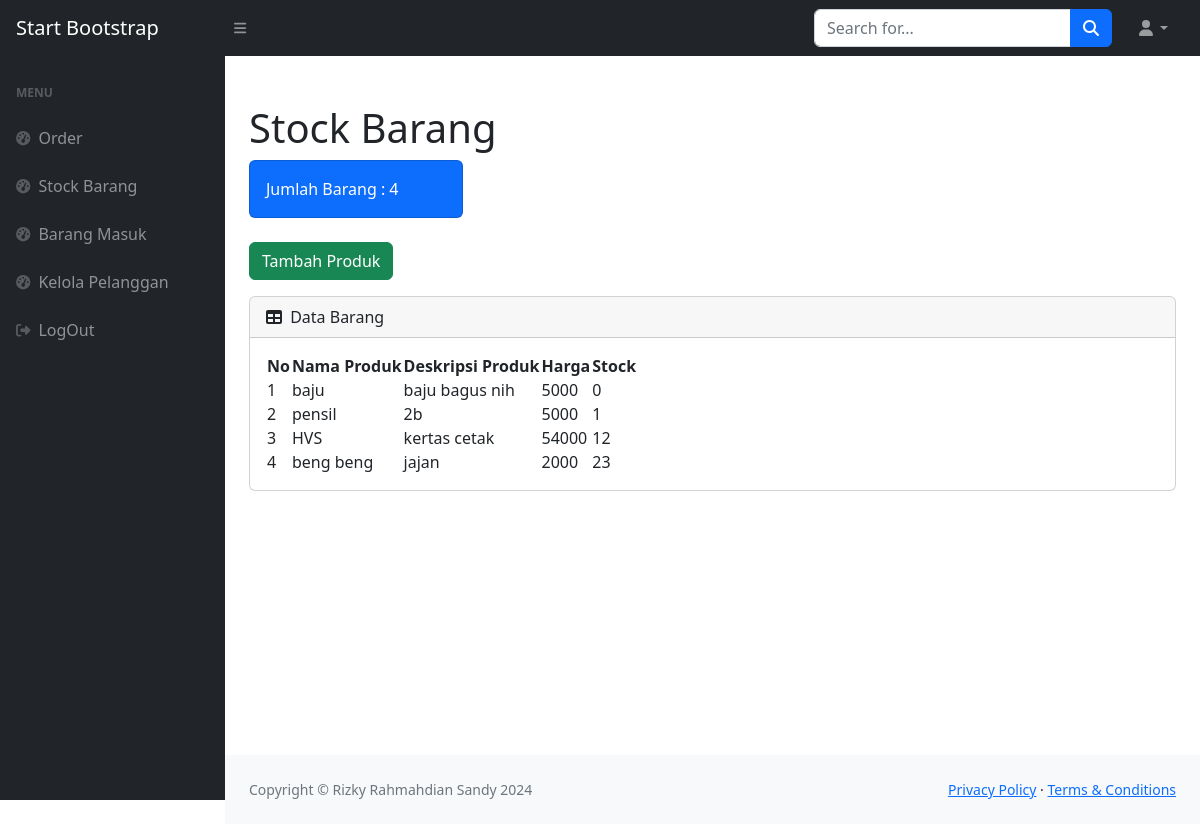
The app's page /stock.php (signed in) with its own data.
### tables this page shows
CREATE TABLE `produk` (
  `id_produk` int(11) NOT NULL,
  `nama_produk` varchar(35) NOT NULL,
  `deskripsi` varchar(35) NOT NULL,
  `harga` int(11) NOT NULL,
  `stock` int(11) NOT NULL
);

### stock.php (the view, shortened to what this page needs)
<?php
require('function.php') ; require('ceklogin.php');
$barang= mysqli_query($koneksi, "SELECT * FROM produk");
$h2 = mysqli_num_rows($barang);
?>
<?php require('template/header.php');?>
    <body class="sb-nav-fixed">
        <nav class="sb-topnav navbar navbar-expand navbar-dark bg-dark">
            <a class="navbar-brand ps-3" href="index.php">Start Bootstrap</a>
            <button class="btn btn-link btn-sm order-1 order-lg-0 me-4 me-lg-0" id="sidebarToggle" href="#!"><i class="fas fa-bars"></i></button>
            <form class="d-none d-md-inline-block form-inline ms-auto me-0 me-md-3 my-2 my-md-0">
                <div class="input-group">
                    <input class="form-control" type="text" placeholder="Search for..." aria-label="Search for..." aria-describedby="btnNavbarSearch" />
                    <button class="btn btn-primary" id="btnNavbarSearch" type="button"><i class="fas fa-search"></i></button>
                </div>
            </form>
            <ul class="navbar-nav ms-auto ms-md-0 me-3 me-lg-4">
                <li class="nav-item dropdown">
                    <a class="nav-link dropdown-toggle" id="navbarDropdown" href="#" role="button" data-bs-toggle="dropdown" aria-expanded="false"><i class="fas fa-user fa-fw"></i></a>
                </li>
            </ul>
        </nav>
        <div id="layoutSidenav">
            <div id="layoutSidenav_nav">
                <nav class="sb-sidenav accordion sb-sidenav-dark" id="sidenavAccordion">
                    <div class="sb-sidenav-menu">
                        <div class="nav">
                            <div class="sb-sidenav-menu-heading">Menu</div>
                            <a class="nav-link" href="index.php">
                                <div class="sb-nav-link-icon"><i class="fas fa-tachometer-alt"></i></div>
                                Order
                            </a>
                            <a class="nav-link" href="stock.php">
                                <div class="sb-nav-link-icon"><i class="fas fa-tachometer-alt"></i></div>
                                Stock Barang
                            </a>
                            <a class="nav-link" href="masuk.php">
                                <div class="sb-nav-link-icon"><i class="fas fa-tachometer-alt"></i></div>
                                Barang Masuk
                            </a>
                            <a class="nav-link" href="pelanggan.php">
                                <div class="sb-nav-link-icon"><i class="fas fa-tachometer-alt"></i></div>
                                Kelola Pelanggan
                            </a>
                            <a class="nav-link" href="logout.php">
                                <div class="sb-nav-link-icon"><i class="fas fa-sign-out-alt"></i></div>
                                LogOut
                            </a>
                        </div>
                    </div>
                </nav>
            </div>
            <div id="layoutSidenav_content">
                <main>
                    <div class="container-fluid px-4">
                        <h1 class="mt-4">Stock Barang</h1>
                        <div class="row">
                            <div class="col-xl-3 col-md-6">
                                <div class="card bg-primary text-white mb-4">
                                    <div class="card-body">Jumlah Barang : <?= $h2; ?> </div>
                                </div>
                                <button type="button" class="btn btn-success" data-bs-toggle="modal" data-bs-target="#myModal">Tambah Produk</button>
                            </div>
                        </div>
                        <div class="card mb-4">
                            <div class="card-header">
                                <i class="fas fa-table me-1"></i>
                                Data Barang
                            </div>
                            <div class="card-body">
                                <table id="datatablesSimple">
                                    <thead>
                                        <tr>
                                            <th>No</th>
                                            <th>Nama Produk</th>
                                            <th>Deskripsi Produk</th>
                                            <th>Harga</th>
                                            <th>Stock</th>
                                        </tr>
                                    </thead>
                                    <tbody>
                                        <?php  $i=1; ?>
                                        <?php foreach($barang as $br ): ?>
                                        <tr>
                                            <td><?= $i; ?></td>
                                            <td><?= $br['nama_produk']; ?></td>
                                            <td><?= $br['deskripsi']; ?></td>
                                            <td><?= $br['harga']; ?></td>
                                            <td><?= $br['stock']; ?></td>
                                        </tr>
                                        <?php $i++;?>
                                        <?php endforeach?>
                                    </tbody>
                                </table>
                            </div>
                        </div>
                    </div>
                </main>
                <?php require ('template/footer.php')?>
            </div>
        </div>
    </body>
</html>

### records on screen
produk: nama_produk "baju", deskripsi "baju bagus nih", harga "5000", stock "0"
produk: nama_produk "pensil", deskripsi "2b", harga "5000", stock "1"
produk: nama_produk "HVS", deskripsi "kertas cetak", harga "54000", stock "12"
produk: nama_produk "beng beng", deskripsi "jajan", harga "2000", stock "23"

### other values on screen
$h2 "4"
